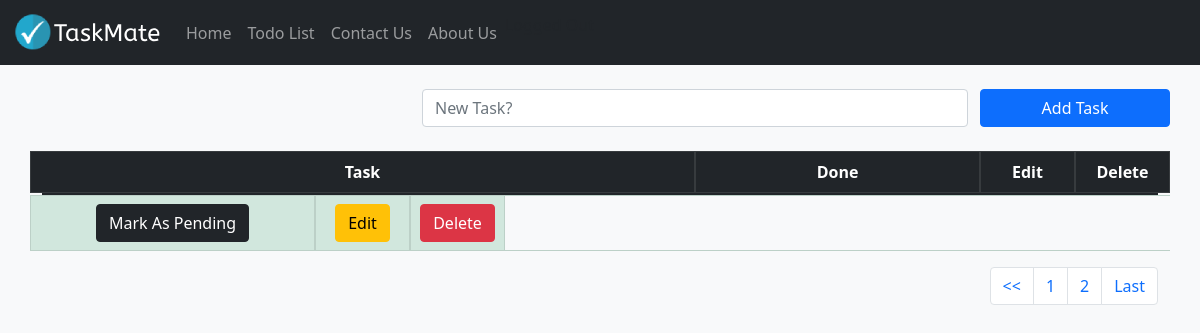
Page /todolist/?page=2 on the earlier database version.
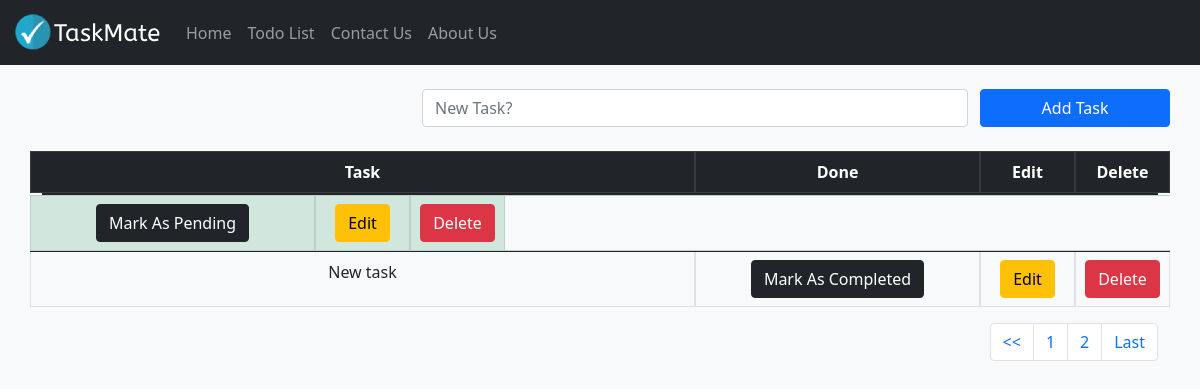
Same page on the later database version.
### todolist_app/models.py (models this page shows, shortened)
class TaskList(models.Model):
    task = models.CharField(max_length=300)
    done = models.BooleanField(default=False)

### todolist_app/views.py (the view)
# urls.py: path("todolist/", include("todolist_app.urls")),
def todolist(request):
    if request.method == "POST":
        form = TaskForm(request.POST or None)
        if form.is_valid():
            form.save()
        messages.success(request, ("New Task Added!"))
        return redirect("todolist")
    else:
        all_tasks = TaskList.objects.all()
        paginator = Paginator(all_tasks, 5)  # using page of 5
        page = request.GET.get("page")
        all_tasks = paginator.get_page(page)
        return render(request, "todolist.html", {"all_tasks": all_tasks})

### todolist_app/templates/todolist.html (shortened to what this page needs)
{% extends 'base.html' %}
{% block content %}
<div class="container">
  <br>
  <form method="POST" class="row">
    <label class="col-4"></label>
    <div class="col-6">
      <input type="text" class="form-control" name="task" placeholder="New Task?">
    </div>
    <button type="submit" class="btn btn-primary col-2">Add Task</button>
  </form>
  <br>
  <table class="table table-bordered text-center">
    <thead class="table-dark">
      <tr class="row">
        <th class="col-7">Task</th>
        <th class="col-3">Done</th>
        <th class="col-1">Edit</th>
        <th class="col-1">Delete</th>
      </tr>
    </thead>
    <tbody>
      {% if all_tasks %}
      {% for obj in all_tasks %}
      {% if obj.done %}
      <tr class="table-success row">
        <td class="col-3"><a href="{% url 'pending_task' obj.id %}"><button type="button" class="btn btn-dark">Mark As Pending</button></a></td>
        <td class="col-1"><a href="{% url 'edit_task' obj.id %}"><button type="button" class="btn btn-warning">Edit</button></a></td>
        <td class="col-1"><a href="{% url 'delete_task' obj.id %}"><button type="button" class="btn btn-danger">Delete</button></a></td>
      </tr>
      {% else %}
      <tr class="row">
        <td class="col-7">{{ obj.task }}</td>
        <td class="col-3"><a href="{% url 'complete_task' obj.id %}"><button type="button" class="btn btn-dark">Mark As Completed</button></a></td>
        <td class="col-1"><a href="{% url 'edit_task' obj.id %}"><button type="button" class="btn btn-warning">Edit</button></a></td>
        <td class="col-1"><a href="{% url 'delete_task' obj.id %}"><button type="button" class="btn btn-danger">Delete</button></a></td>
      </tr>
      {% endif %}
      {% endfor %}
      {% endif %}
    </tbody>
  </table>
  <nav aria-label="Page navigation example">
    <ul class="pagination justify-content-end">
      <li class="page-item">
        <a class="page-link" href="?page=1"><<</a>
      </li>
      {% if all_tasks.has_previous %}
        <li class="page-item">
          <a class="page-link" href="?page={{all_tasks.previous_page_number}}">{{all_tasks.previous_page_number}}</a>
        </li>
      {% endif %}
      <li class="page-item"><a class="page-link" href="?page={{all_tasks.number}}">{{all_tasks.number}}</a></li>
      <li class="page-item">
        <a class="page-link" href="?page={{ all_tasks.paginator.num_pages }}">Last</a>
      </li>
    </ul>
  </nav>
</div>
{% endblock content %}

Differences in the rows shown:
added TaskList: task "New task"
